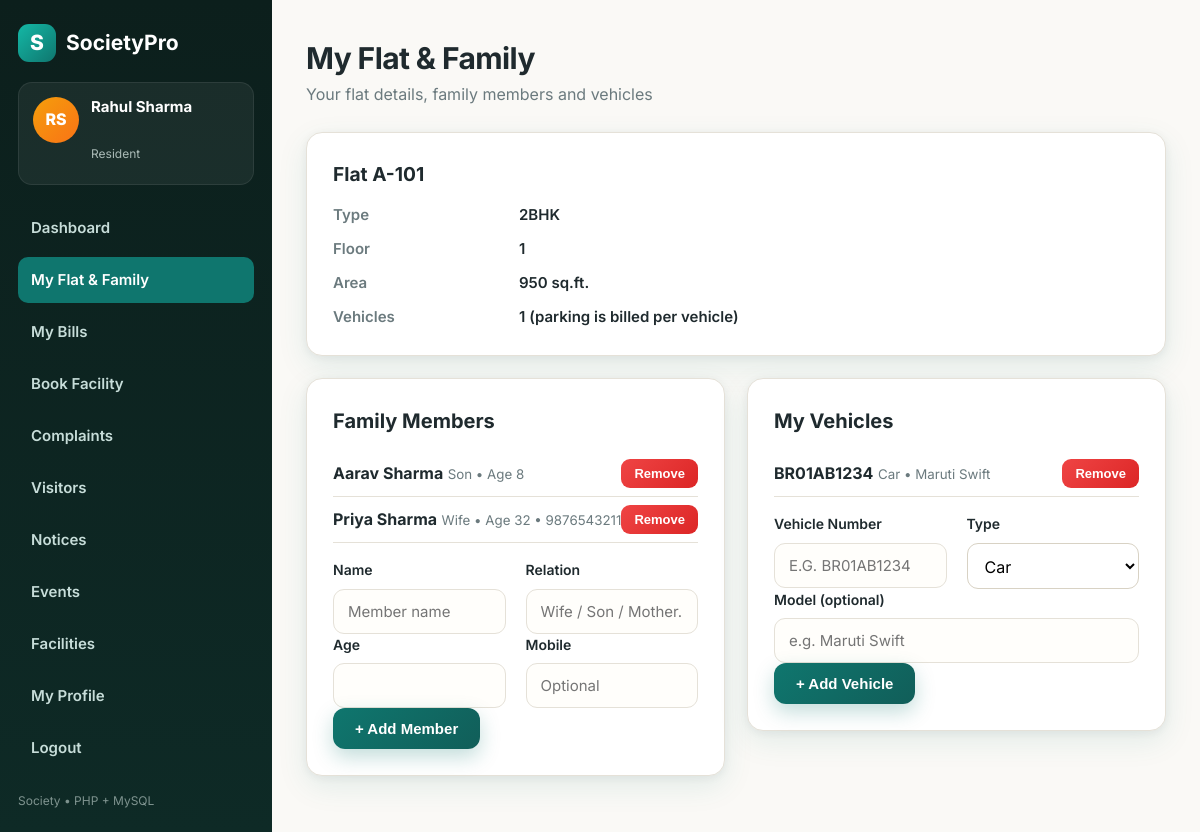
/my-flat.php (signed in), run on the app's committed database.
### tables this page shows
CREATE TABLE IF NOT EXISTS `flats` (
  `id` int(11) NOT NULL AUTO_INCREMENT,
  `block_name` varchar(10) NOT NULL,
  `flat_no` varchar(10) NOT NULL,
  `floor_no` int(11) NOT NULL DEFAULT 0,
  `flat_type` enum('1BHK','2BHK','3BHK','4BHK') NOT NULL DEFAULT '2BHK',
  `area_sqft` int(11) DEFAULT NULL,
  `created_at` datetime NOT NULL DEFAULT current_timestamp(),
  PRIMARY KEY (`id`),
  UNIQUE KEY `block_flat` (`block_name`, `flat_no`)
);

CREATE TABLE IF NOT EXISTS `family_members` (
  `id` int(11) NOT NULL AUTO_INCREMENT,
  `user_id` int(11) NOT NULL,
  `name` varchar(100) NOT NULL,
  `relation` varchar(50) NOT NULL DEFAULT 'Family',
  `age` int(11) DEFAULT NULL,
  `phone` varchar(15) DEFAULT NULL,
  PRIMARY KEY (`id`),
  KEY `user_id` (`user_id`),
  CONSTRAINT `family_user_fk` FOREIGN KEY (`user_id`) REFERENCES `users` (`id`) ON DELETE CASCADE
);

CREATE TABLE IF NOT EXISTS `vehicles` (
  `id` int(11) NOT NULL AUTO_INCREMENT,
  `user_id` int(11) NOT NULL,
  `vehicle_no` varchar(20) NOT NULL,
  `vehicle_type` enum('Car','Bike') NOT NULL DEFAULT 'Car',
  `model` varchar(80) DEFAULT NULL,
  PRIMARY KEY (`id`),
  UNIQUE KEY `vehicle_no` (`vehicle_no`),
  KEY `user_id` (`user_id`),
  CONSTRAINT `vehicle_user_fk` FOREIGN KEY (`user_id`) REFERENCES `users` (`id`) ON DELETE CASCADE
);

### includes/functions.php (called while the page is built, shortened)
<?php
function e(?string $v): string { return htmlspecialchars((string)$v, ENT_QUOTES, 'UTF-8'); }
function flat_label(array $flat): string {
    return $flat['block_name'] . '-' . $flat['flat_no'];
}

### my-flat.php (the view, shortened to what this page needs)
<?php
require_once __DIR__ . '/includes/functions.php';
$db = db();
$u = current_user();
$flat = null;
if (!empty($u['flat_id'])) {
    $stmt = $db->prepare('SELECT * FROM flats WHERE id = ?');
    $stmt->execute([$u['flat_id']]);
    $flat = $stmt->fetch();
}
$family = $db->prepare('SELECT * FROM family_members WHERE user_id = ? ORDER BY name');
$family->execute([$u['id']]);
$family = $family->fetchAll();
$vehicles = $db->prepare('SELECT * FROM vehicles WHERE user_id = ? ORDER BY vehicle_no');
$vehicles->execute([$u['id']]);
$vehicles = $vehicles->fetchAll();
require_once __DIR__ . '/includes/header.php';
?>
<div class="page-head"><h1>My Flat &amp; Family</h1><p>Your flat details, family members and vehicles</p></div>
<?php if (!$flat): ?>
<div class="alert alert-error" style="background:#FFFBEB;border-color:#FDE68A;color:#92400E">No flat is linked to your account yet. Please contact the society office.</div>
<?php else: ?>
<div class="card" style="margin-bottom:22px">
  <h2 style="font-size:1.2rem">Flat <?= e(flat_label($flat)) ?></h2>
  <dl class="kv" style="margin-top:10px">
    <dt>Type</dt><dd><?= e($flat['flat_type']) ?></dd>
    <dt>Floor</dt><dd><?= (int)$flat['floor_no'] ?></dd>
    <dt>Area</dt><dd><?= $flat['area_sqft'] ? (int)$flat['area_sqft'] . ' sq.ft.' : '-' ?></dd>
    <dt>Vehicles</dt><dd><?= count($vehicles) ?> (parking is billed per vehicle)</dd>
  </dl>
</div>
<?php endif; ?>
<div class="detail-grid">
  <div class="card">
    <h2>Family Members</h2>
    <?php foreach ($family as $fm): ?>
    <div style="display:flex;justify-content:space-between;align-items:center;padding:8px 0;border-bottom:1px solid var(--line)">
      <span><strong><?= e($fm['name']) ?></strong> <small style="color:var(--muted)"><?= e($fm['relation']) ?><?= $fm['age'] ? ' &bull; Age ' . (int)$fm['age'] : '' ?><?= $fm['phone'] ? ' &bull; ' . e($fm['phone']) : '' ?></small></span>
      <form method="post" data-confirm="Remove this family member?"><?= csrf_field() ?><input type="hidden" name="delete_member" value="<?= (int)$fm['id'] ?>"><button class="btn btn-sm btn-danger" type="submit">Remove</button></form>
    </div>
    <?php endforeach; ?>
    <form method="post" style="margin-top:16px">
      <div class="form-grid">
        <div class="field"><label>Name</label><input type="text" name="name" required placeholder="Member name"></div>
        <div class="field"><label>Relation</label><input type="text" name="relation" placeholder="Wife / Son / Mother..."></div>
        <div class="field"><label>Age</label><input type="number" name="age" min="0" max="120"></div>
        <div class="field"><label>Mobile</label><input type="text" name="phone" placeholder="Optional"></div>
      </div>
      <button class="btn" type="submit">+ Add Member</button>
    </form>
  </div>
  <div class="card">
    <h2>My Vehicles</h2>
    <?php foreach ($vehicles as $v): ?>
    <div style="display:flex;justify-content:space-between;align-items:center;padding:8px 0;border-bottom:1px solid var(--line)">
      <span><strong><?= e($v['vehicle_no']) ?></strong> <small style="color:var(--muted)"><?= e($v['vehicle_type']) ?><?= $v['model'] ? ' &bull; ' . e($v['model']) : '' ?></small></span>
      <form method="post" data-confirm="Remove this vehicle?"><?= csrf_field() ?><input type="hidden" name="delete_vehicle" value="<?= (int)$v['id'] ?>"><button class="btn btn-sm btn-danger" type="submit">Remove</button></form>
    </div>
    <?php endforeach; ?>
    <form method="post" style="margin-top:16px">
      <div class="form-grid">
        <div class="field"><label>Vehicle Number</label><input type="text" name="vehicle_no" required placeholder="e.g. BR01AB1234" style="text-transform:uppercase"></div>
        <div class="field"><label>Type</label><select name="vehicle_type"><option>Car</option><option>Bike</option></select></div>
        <div class="field" style="grid-column:1/-1"><label>Model (optional)</label><input type="text" name="model" placeholder="e.g. Maruti Swift"></div>
      </div>
      <button class="btn" type="submit">+ Add Vehicle</button>
    </form>
  </div>
</div>
<?php require_once __DIR__ . '/includes/footer.php'; ?>

### assets/css/style.css (style rules this page uses)
:root { --paper:#FAF9F6; --card:#FFFFFF; --ink:#1F2A2E; --muted:#6B7A7E; --teal:#0F766E; --teal-dark:#115E59; --teal-soft:#E3F2EF; --amber:#F59E0B; --line:#E5E1D8; --danger:#DC2626; --success:#15803D; --radius:16px; --shadow:0 10px 30px rgba(15,118,110,.10), 0 2px 8px rgba(31,42,46,.06); }
* { margin:0;padding:0;box-sizing:border-box }
body { font-family:'Inter',system-ui,-apple-system,Segoe UI,Roboto,sans-serif;background:var(--paper);color:var(--ink);line-height:1.6 }
.btn { display:inline-flex;align-items:center;justify-content:center;gap:8px;background:linear-gradient(135deg,var(--teal),var(--teal-dark));color:#fff!important;border:none;padding:12px 22px;border-radius:12px;font-weight:700;font-size:15px;cursor:pointer;box-shadow:0 8px 20px rgba(15,118,110,.25);transition:.2s;text-decoration:none!important }
.btn-danger { background:linear-gradient(135deg,#EF4444,var(--danger));box-shadow:none }
.btn-sm { padding:7px 13px;font-size:13px;border-radius:9px }
label { display:block;font-weight:600;font-size:14px;margin-bottom:7px }
input,select { width:100%;padding:12px 14px;border:1.5px solid var(--line);border-radius:11px;font-size:15px;font-family:inherit;background:#FFFEFB;transition:.15s }
.page-head { margin-bottom:24px }
.page-head h1 { font-size:30px;letter-spacing:-.6px }
.page-head p { color:var(--muted) }
.card { background:var(--card);border:1px solid var(--line);border-radius:var(--radius);box-shadow:var(--shadow);padding:26px;margin-bottom:22px }
.card h2 { font-size:20px;margin-bottom:14px }
.kv { display:grid;grid-template-columns:170px 1fr;gap:10px 16px;font-size:15px }
.kv dt { color:var(--muted);font-weight:600 }
.kv dd { font-weight:600 }
.form-grid { display:grid;grid-template-columns:1fr 1fr;gap:0 20px }
.detail-grid { display:grid;grid-template-columns:1fr 1fr;gap:22px;align-items:start }
select,textarea { width:100%;padding:11px 13px;border:1.5px solid #D8D2C4;border-radius:11px;font:inherit;background:#fff }

### data on the page
flats: flat_label($flat) "A-101", flat_type "2BHK", floor_no "1", area_sqft "950"
family_members: name "Aarav Sharma", relation "Son", age "8"
family_members: name "Priya Sharma", relation "Wife", age "32", phone "9876543211"
vehicles: vehicle_no "BR01AB1234", vehicle_type "Car", model "Maruti Swift"

### other printed values
initials($u['name']) "RS"
$u['name'] "Rahul Sharma"
$u['role'] "Resident"
count($vehicles) "1"
